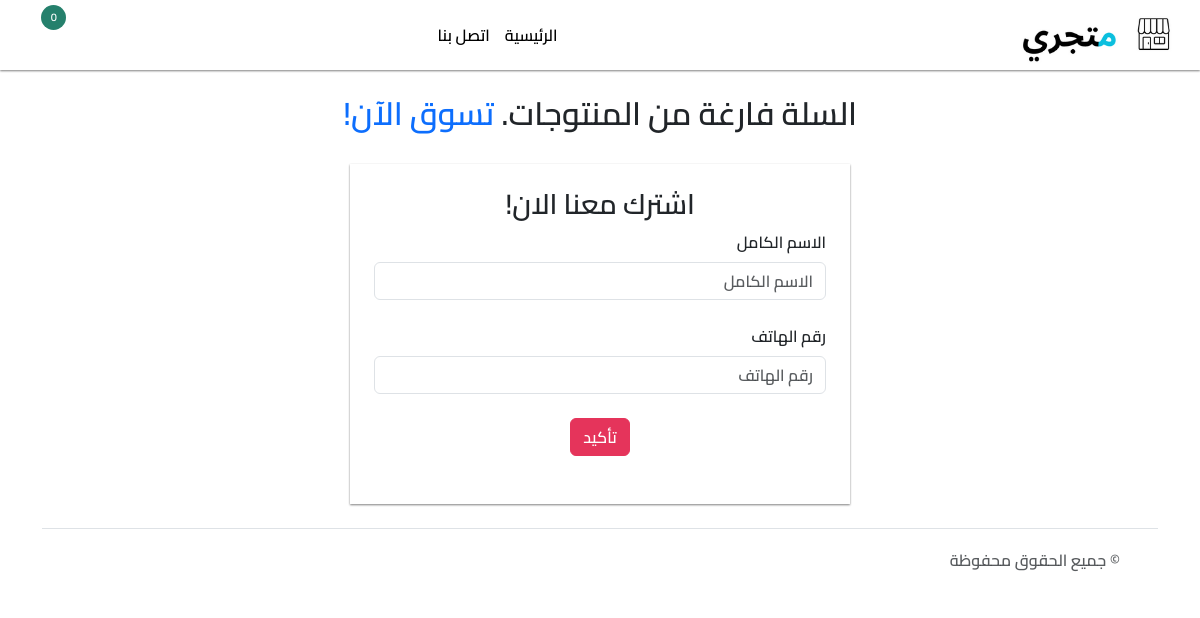
Page /cart/ on the committed database.
### main/models.py (models this page shows, shortened)
class SettingSite(models.Model):
    site_title = models.CharField('عنوان الموقع', max_length=100)
    site_name = models.CharField('اسم الموقع', max_length=100)
    description = models.TextField('الوصف',)
    keywords = models.TextField('كلمات مفتاحية', blank=True, null=True)
    icon = models.ImageField('أيقونة الموقع', upload_to='img/')
    logo = models.ImageField('لوجو الموقع', upload_to='img/')
    main_image = models.ImageField('صورةالخلفية الرئيسية', upload_to='img/')
    about_us_image = models.ImageField('صورة فقرة من نحن', upload_to='img/')
    currency = models.CharField('العملة', max_length=30)
    address = models.CharField('العنوان', max_length=200, blank=True, null=True)
    phone = models.CharField('رقم الهاتف', max_length=30)
    email = models.EmailField('البريد الإلكتروني', max_length=60, blank=True, null=True)
    whatsapp = models.BooleanField("خاصية الاتصال بواتساب", default=True)
    instagram = models.URLField('انستجرام', max_length=200, blank=True, null=True)
    facebook = models.URLField('فيسبوك', max_length=200, blank=True, null=True)
    phone_feature = models.BooleanField('خاصية الاتصال بالهاتف', default=True)
    imogie = models.BooleanField('الايموجي', default=True)
    contact_section = models.BooleanField('قسم التواصل', default=True)
    end_order = models.BooleanField('الولج الى صفحة استلام الطلبية', default=False, help_text="هل تريد المستخدم ان يستطيع الولوج الى الصفحة النهائية ( استلام الطلبية ) دائما ؟")
    color = models.CharField(max_length=20, verbose_name=' اللون الرئيسي', help_text='أدخل اللون (مثل #FF0000 أو red)')
    created_on = models.DateTimeField(
         'تاريخ الاضافة', default=timezone.now)
    class Meta:
        ordering = ['-created_on']
        verbose_name = 'اعدادات الموقع'
        verbose_name_plural = 'اعدادات الموقع'

class Constants(models.Model):
    about_us_title = models.CharField('عنوان فقرة من نحن', max_length=255)
    about_us_content = models.TextField('محتوى فقرة من نحن',)
    subscription_title = models.CharField('عنوان نموذج الاشتراك', max_length=255)
    title_products = models.CharField('عنوان المنتجات', max_length=255)
    title_special_products =  models.CharField('عنوان المنتجات الاكثر طلبا', max_length=255)
    title_lists = models.CharField('عنوان القوائم الخاصة', max_length=255)
    title_footer = models.CharField('عنوان الفوتر (أسفل الصفحة)', max_length=255)
    contact_title = models.CharField('عنوان صفحة اتصل بنا', max_length=255)
    contact_form_title = models.CharField('عنوان الفورم الخاصة بصفحة اتصل بنا', max_length=255)
    command_title = models.CharField('عنوان صفحة استلام الطلبية ', max_length=255)
    command_details = models.TextField('تفاصيل الطلبية' ,)
    contact_note = models.CharField('ملاحظات الاتصال', max_length=255)
    phone_button = models.CharField('نص زر الاتصال بالهاتف', max_length=255)
    whatsapp_button = models.CharField( "نص زر الاتصال بالواتساب" , max_length=255)
    created_on =  models.DateTimeField('تاريخ الاضافة',  default=timezone.now)
    checkout_title = models.CharField('عنوان صفحة تأكيد الطلبية ', max_length=255)
    checkout_button = models.CharField('نص زر التأكيد', max_length=255)
    class Meta:
        ordering = ['-created_on']
        verbose_name = 'النصوص و الثوابت'
        verbose_name_plural = 'النصوص و الثوابت'

### main/command.py (the view, shortened to what this page needs)
# urls.py: path('cart/', command.cartPage, name="cart"),
def cartPage(request):
    settings = None
    cart = request.session.get('cart', {})
    items = []
    total = 0
    error = None
    success  = None
    all_total = '-'
    ship = '-'
    cartQuantity = getCartQuantity(request)
    info = request.session.get('info', None)
    constants =  None
    try:
        settings = SettingSite.objects.all()[0]
    except:
        return redirect('admin:login')
    try:
        constants = Constants.objects.all()[0]
    except:
        return redirect('admin:login')
    if info != None and 'city' in info:
        try:
            ship = Shipping.objects.get(city=info['city']).price
            all_total = int(ship) + total
        except Exception as e:
            pass
    return render(request, 'cart_page.html', {
        'cartQuantity': cartQuantity,
        'products': items,
        'total': total,
        'settings': settings,
        'constants': constants,
        'sub_error': error,
        'sub_success': success,
        'all_total': all_total,
        'ship': ship,
        'title': 'عربة التسوق',
    })

### main/funcs.py (called while the page is built, shortened)
def getCartQuantity(request):
    if 'cart' not in  request.session:
        return 0

### templates/cart_page.html (shortened to what this page needs)
{% extends 'base_boot.html' %}
{% load static %}
{% block head %}
<link rel="stylesheet" href="{% static 'css/cart.css' %}">
{% endblock head %}
{% block content %}
<div class="container mt-4 mb-3">
    <div class="row">
        {% if cartQuantity == 0 %}
        <h2 class="text-center">السلة فارغة من المنتوجات. <a href="{% url 'index' %}">تسوق الآن!</a></h2>
        {% endif %}
        </div>
    </div>
    {% endblock content %}

### templates/compenents/header.html (shortened to what this page needs)
{% load static %}
<header class="p-2">
    <a class="logo" href="{% url 'index' %}">
        <img src="{{settings.logo.url}}" draggable="false" style="max-height:65px" >
    </a>
    <ul class="navbar-list" id="navbar-list">
        <li><a href="{% url 'index' %}">الرئيسية</a></li>
        <li><a href="{% url 'contact' %}">اتصل بنا</a></li>
    </ul>
    <div class="icons">
        <a href="{% url 'cart' %}"><button class="icon" id="button-icon-cart">
            <i class="fas fa-shopping-cart" aria-hidden="true"></i>
        </button></a>
    </div>
</header>

### templates/compenents/sub-form.html (shortened to what this page needs)
<form class="m-auto form-subscription p-4 mt-4" style="
    max-width: 500px;
" method='post'>
<h3 class = "text-center">{{constants.subscription_title}}</h3>
      <div class="form-outline mb-4">
        <label class="form-label" for="name">الاسم الكامل</label>
        <input maxlength='40' minlength='3' oninput="restrictInput(this)" type="text" id="name" name="name" placeholder="الاسم الكامل" required class="form-control">
      </div>
      <div class="form-outline mb-4">
        <label class="form-label" for="phone">رقم الهاتف</label>
        <input type="tel" style="direction: rtl;" minlength="10" maxlength="12" oninput="restrictInput(this, '0-9')" id="phone" placeholder="رقم الهاتف" name="phone" required class="form-control">
      </div>
      <div class="form-outline text-center">
        <button type="submit" name="subscribe" class="btn-sub btn btn-block mb-4 text-center">تأكيد</button>
      </div>
    </form>

### templates/compenents/footer.html
<div class="container">
    <footer class="d-flex flex-wrap justify-content-between align-items-center py-3 my-4 border-top">
      <div class="col-md-4 d-flex align-items-center">
        <a href="/" class="mb-3 me-2 mb-md-0 text-muted text-decoration-none lh-1">
          <svg class="bi" width="30" height="24"><use xlink:href="#bootstrap"></use></svg>
        </a>
        <span class="mb-3 mb-md-0 text-muted">{{constants.title_footer}}</span>
      </div>
      {% if settings.whatsapp == True or settings.instagram != None or settings.facebook != None or settings.phone_feature == True  %}
      <ul class="nav col-md-4 justify-content-end list-unstyled d-flex">
       {% if settings.instagram != None %} <li class="ms-3"><a class="text-muted" style="font-size: 20px" href="{{settings.instagram}}"><i class="fab fa-instagram"></i></a></li>{% endif %}
       {% if settings.facebook != None %} <li class="ms-3"><a class="text-muted" style="font-size: 20px" href="{{settings.facebook}}"><i class="fab fa-facebook"></i></a></li>{% endif %}
       {% if settings.whatsapp == True %}<li class="ms-3"><a class="text-muted" style="font-size: 20px" href="https://wa.me/{{settings.phone}}"><i class="fab fa-whatsapp"></i></a></li>{% endif %}
       {% if settings.phone_feature == True %}<li class="ms-3"><a class="text-muted" style="font-size: 20px" href="tel:{{settings.phone}}"><i class="fas fa-phone"></i></a></li>{% endif %}
      </ul>
      {% endif %}
    </footer>
  </div>

### static/css/global.css (style rules this page uses)
:root { --font: Cairo, sans-serif; --header-height: 70px; }
* { list-style: none; text-decoration: none; }
a { text-decoration: none; }
body { font-family: var(--font); direction: rtl; }
header { height: var(--header-height); width: 100%; background: white; box-shadow: 0 0.5px 2px 0px gray; justify-content: space-evenly; display: flex; gap: 10px; padding: 0 10px; align-items: center; }
.icons { display: flex; gap: 10px; position: absolute; top: 0; left: 15px; height: var(--header-height); align-items: center; }
.icon { font-size: 22px; cursor: pointer; border: none; outline: none; background-color: inherit; }
.navbar-list { flex: 1; display: flex; gap: 15px; padding: 0; margin: 0; justify-content: center; }
.navbar-list li a { color: black; font-size: 16px; }
.form-subscription { box-shadow: 0 0.5px 2px 0px gray; max-width: 500px; width: 90%; }
.btn-sub { background-color: var(--color-primary) !important; color: #fff !important; border-color: var(--color-primary) !important; }
.form-control { direction: rtl; }

### static/css/cart.css (style rules this page uses)
body { direction: rtl; }
a { text-decoration: none!important; }

### rows in the picture
SettingSite: logo (picture)
Constants: subscription_title "اشترك معنا الان!", title_footer "© جميع الحقوق محفوظة"
